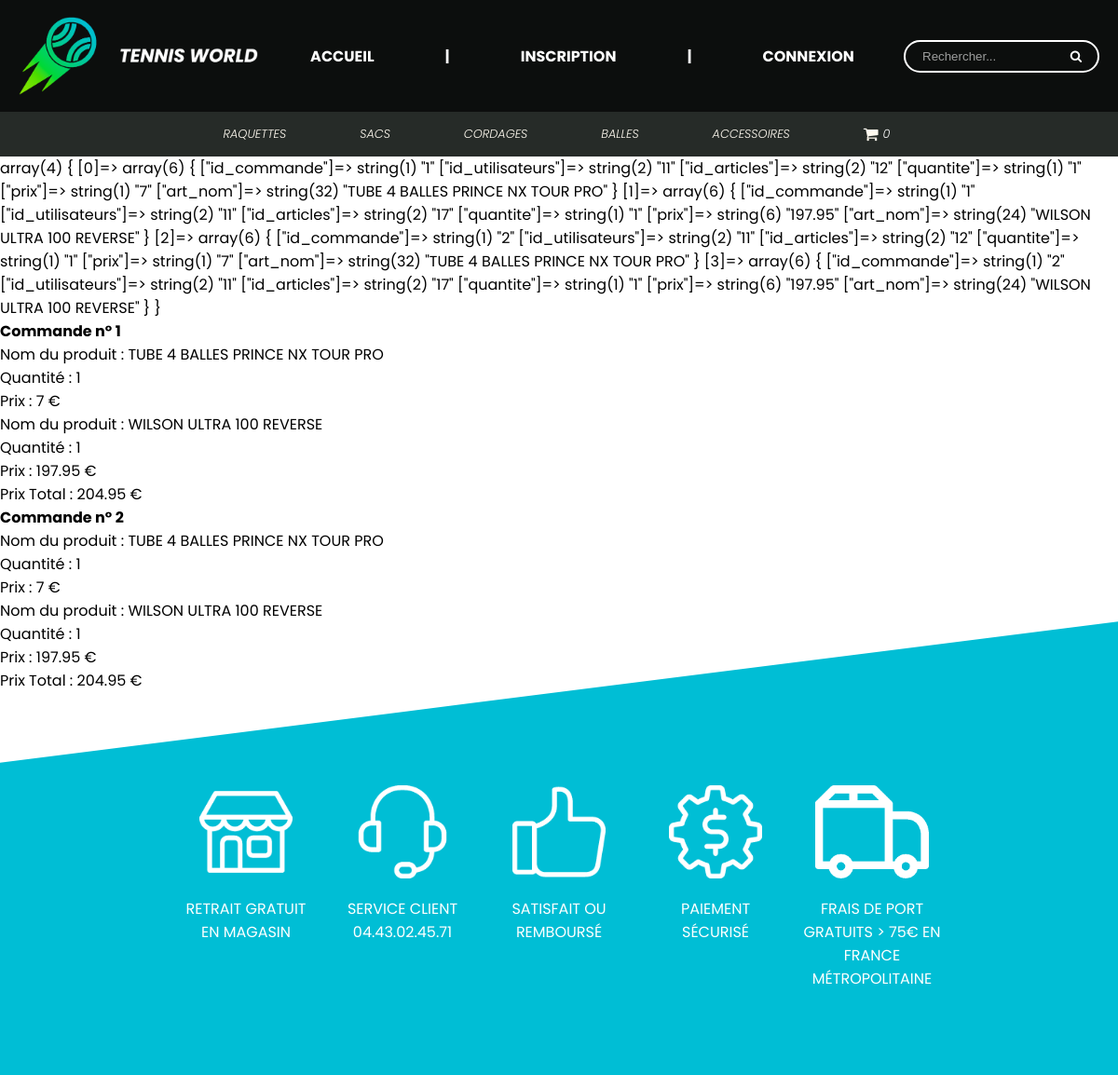
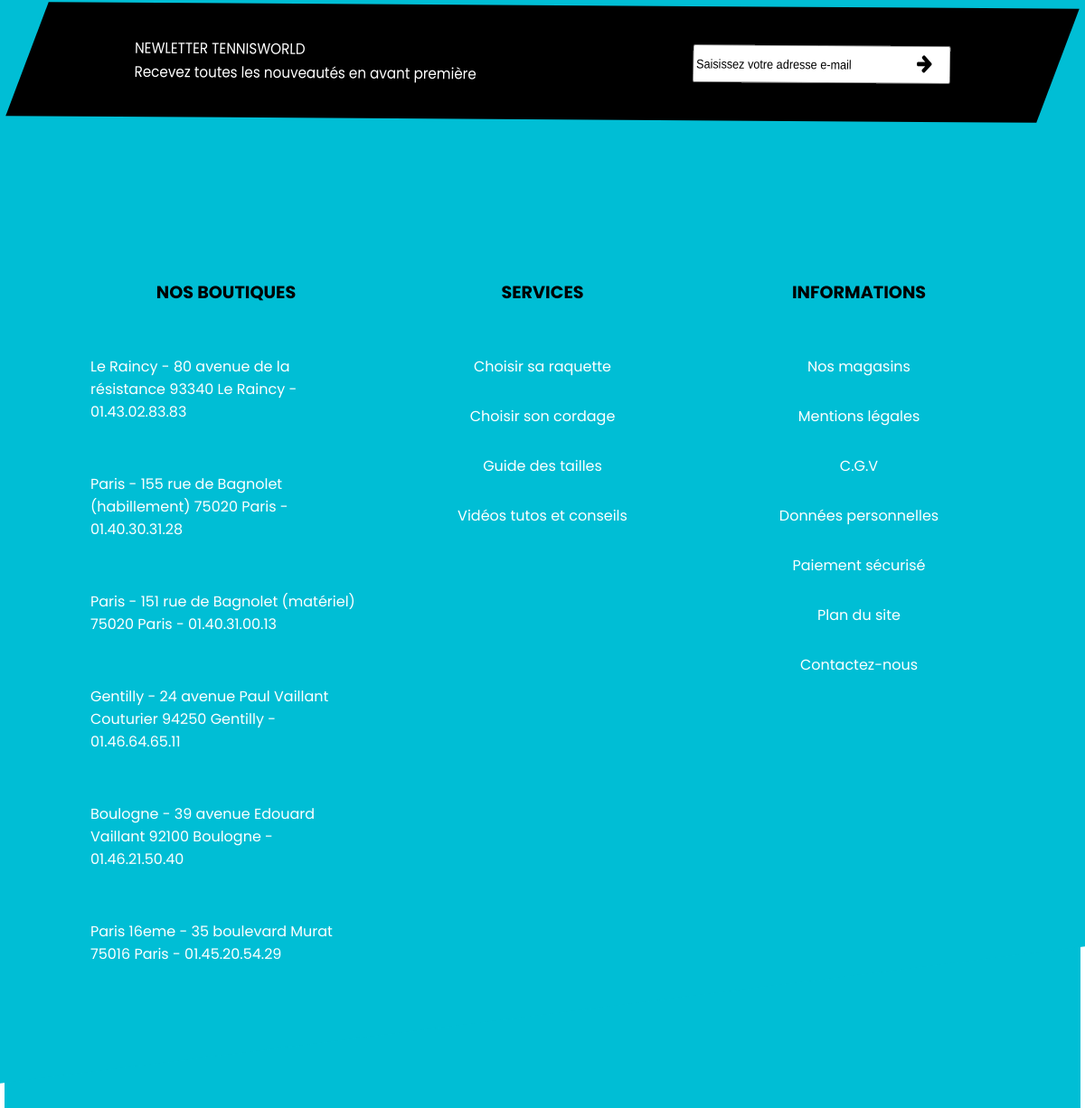
/pages/mescommandes.php?id_utilisateurs=11, run on the app's committed database (2 pictures, top to bottom).
### tables this page shows
CREATE TABLE `commandes` (
  `id` int(11) NOT NULL,
  `id_commande` int(11) NOT NULL,
  `id_utilisateurs` int(11) NOT NULL,
  `id_articles` int(11) NOT NULL,
  `quantite` int(11) NOT NULL,
  `prix` float NOT NULL
);

CREATE TABLE `articles` (
  `id_articles` int(11) NOT NULL,
  `id_categorie` int(11) NOT NULL,
  `id_marques` int(11) NOT NULL,
  `id_sous_cat_acc` int(11) DEFAULT NULL,
  `id_balle_type` int(11) DEFAULT NULL,
  `id_balle_conditionnement` int(11) DEFAULT NULL,
  `art_nom` varchar(45) NOT NULL,
  `art_courte_description` varchar(255) NOT NULL,
  `art_description` longtext NOT NULL,
  `mise_en_avant` int(11) NOT NULL DEFAULT '0',
  `stock` int(11) NOT NULL,
  `prix` float NOT NULL,
  `art_date` datetime NOT NULL,
  `raq_poids` int(11) DEFAULT NULL,
  `raq_tamis` int(11) DEFAULT NULL,
  `raq_taille_manche` int(11) DEFAULT NULL,
  `raq_equilibre` int(11) DEFAULT NULL,
  `cor_jauge` float DEFAULT NULL,
  `sac_thermobag` int(11) DEFAULT NULL,
  `acc_grip_eppaisseur` float DEFAULT NULL,
  `acc_grip_couleur` varchar(45) DEFAULT NULL
);

### models/Model.php (called while the page is built, shortened)
<?php
require_once("Database.php");
class Model extends Database {
public function __construct(){
        $this->bdd = Database::connection_bdd();
    }
}

### models/Database.php (called while the page is built)
<?php
class Database{
    public static function connection_bdd()
    {
            try
            {
                $bdd = new PDO('mysql:host=localhost;dbname=boutique;charset=utf8', 'root', 'root', array(PDO::ATTR_ERRMODE => PDO::ERRMODE_EXCEPTION));
            }
            catch (Exception $e)
            {
                die('Erreur : ' . $e->getMessage());
            }
            return $bdd;
    }
}

### models/Model_Panier.php (called while the page is built, shortened)
<?php
require_once('Model.php') ;
class Model_Panier extends Model {
    public function findInfosCommande($id){
        $requete = $this->bdd->prepare("SELECT id_commande,id_utilisateurs,commandes.id_articles,quantite,commandes.prix,art_nom
                                            FROM commandes
                                                INNER JOIN articles
                                                    ON commandes.id_articles = articles.id_articles
                                                    WHERE id_utilisateurs = :id
                                                    ");
        $requete->bindParam(':id', $id);
        $requete->execute();
        return $requete->fetchAll(PDO::FETCH_ASSOC);
    }
}

### pages/mescommandes.php (called while the page is built, shortened)
<?php
require_once('../utils/autoload.php');
$commande = new Model_Panier();
$vue = new View_Panier();
$result = $commande->findInfosCommande($_GET['id_utilisateurs']);
var_dump($result);
$vue->displayInfosCommande($result);

### utils/autoload.php (called while the page is built, shortened)
<?php
spl_autoload_register(function($className)  {
    $dossiers = array(
    'controllers/',
    'view/',
    'models/',
    'utils/',
    '../controllers/',
    '../view/',
    '../models/',
    '../utils/',
    '../../controllers/',
    '../../view/',
    '../../models/',
    '../../utils/');
    foreach($dossiers as $dossier)
        {
            if(file_exists($dossier.$className . '.php'))
                {
                    return;
                }
        }
});

### view/View_Panier.php (the view, shortened to what this page needs)
<?php
class View_Panier {
            ?>
        <?php
    function displayInfosCommande($tableau_commande)
    {
        for($i = 0 ; isset($tableau_commande[$i]) ; $i++)
        {
            if($tableau_commande[$i]['id_commande'] != @$tableau_commande[$i+1]['id_commande'])
            {
                ?>
                <p><b>Commande n° <?= $tableau_commande[$i]['id_commande'] ?> </b></p>
                <?php
                $prix_total = 0;
                for($a = 0 ; isset($tableau_commande[$a]); $a++)
                {
                    if($tableau_commande[$a]['id_commande'] == $tableau_commande[$i]['id_commande'])
                    {
                        ?>
                        <p> Nom du produit : <?= $tableau_commande[$a]['art_nom'] ; ?> </p>
                        <p> Quantité : <?= $tableau_commande[$a]['quantite'] ; ?> </p>
                        <p> Prix : <?= $tableau_commande[$a]['prix'] ; ?> € </p>
                        <?php
                        $prix_total += $tableau_commande[$a]['prix'] ;
                    }
                }
                ?>
                <p> Prix Total : <?= $prix_total ; ?> € <p>
                <?php
            }
        }
    }
}

### style/dart-sass/style.css (style rules this page uses)
html, body, p, ol, ul, li, dl, dt, dd, blockquote, figure, fieldset, legend, textarea, pre, iframe, hr, h1, h2, h3, h4, h5, h6 { margin: 0; padding: 0; }
html { box-sizing: border-box; }
*, *::before, *::after { box-sizing: inherit; }
body { background-color: white; font-family: "Poppins", sans-serif; overflow-x: hidden; }

### data on the page
commandes: id_commande "1", articles.art_nom "WILSON ULTRA 100 REVERSE", quantite "1", prix "197.95", prix_total "204.95"
commandes: articles.art_nom "TUBE 4 BALLES PRINCE NX TOUR PRO", quantite "1", prix "7"
commandes: id_commande "2", articles.art_nom "WILSON ULTRA 100 REVERSE", quantite "1", prix "197.95", prix_total "204.95"
commandes: articles.art_nom "TUBE 4 BALLES PRINCE NX TOUR PRO", quantite "1", prix "7"

### other printed values
count($_SESSION['panier']) "0"
